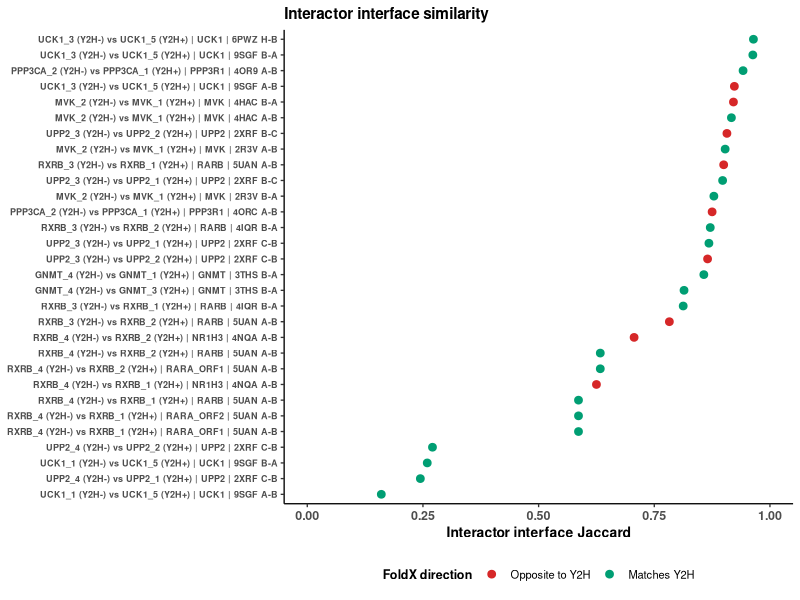
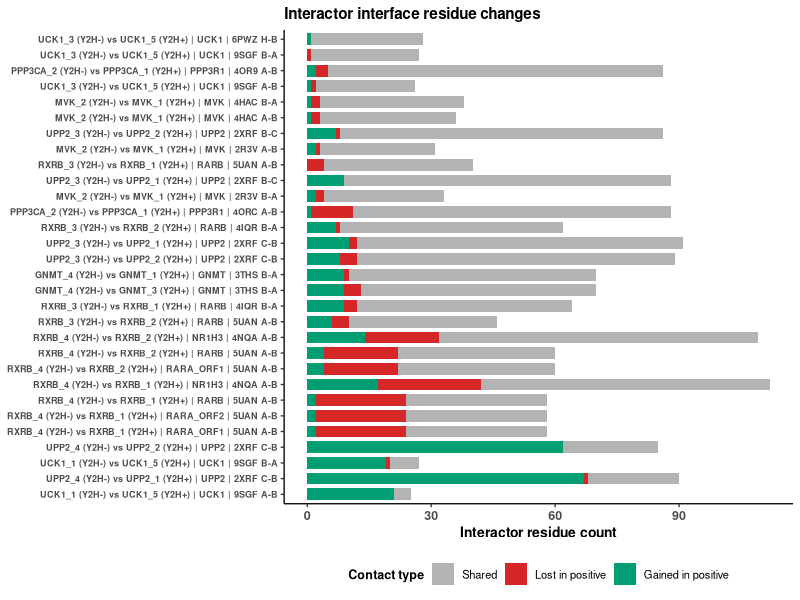
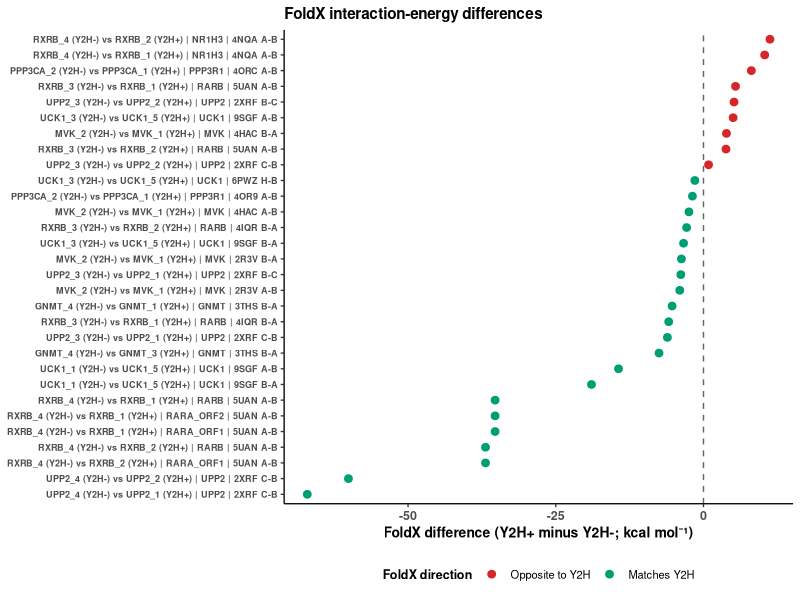
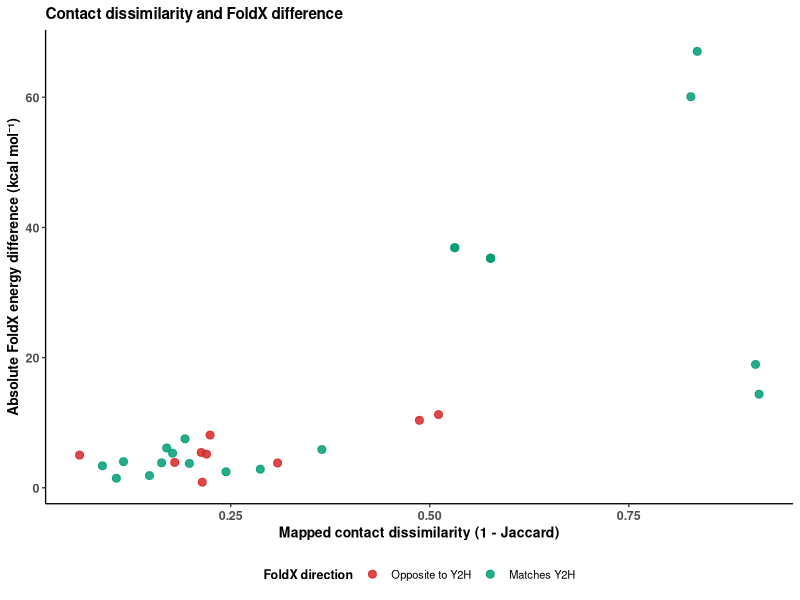
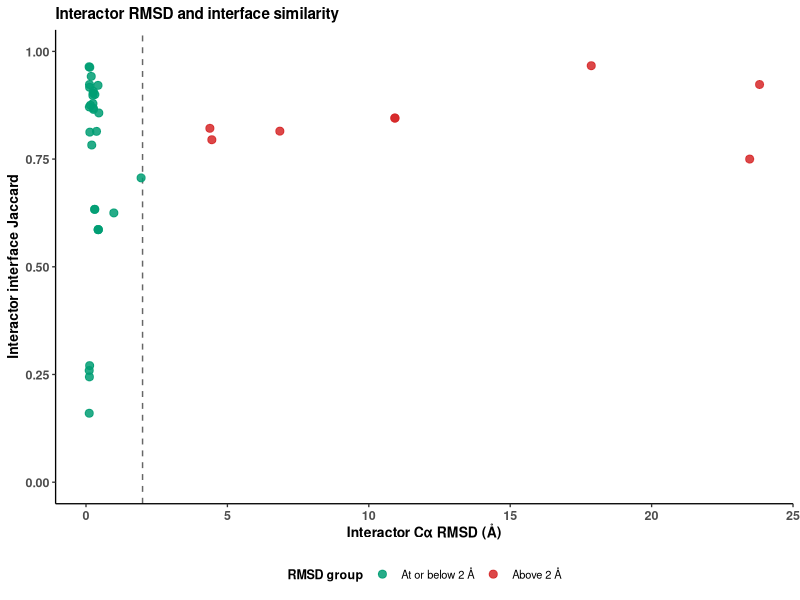

These figures' R source, in order:
library(ggplot2)

# Run this script from the repository root directory

# Reads the complete comparison results as a tab-separated table [1]
summary_df <- read.delim(
  "summary_results/all_results.tsv",
  check.names = FALSE
)

# Converts the experimental results into short labels
# These labels are written beside their matching isoform names
summary_df$Y2H_1 <- ifelse(
  summary_df$Interaction_Found_1 == "positive",
  "Y2H+",
  "Y2H-"
)

summary_df$Y2H_2 <- ifelse(
  summary_df$Interaction_Found_2 == "positive",
  "Y2H+",
  "Y2H-"
)

# Makes one readable name for every structural comparison
# The template and directed chain pair separate repeated comparisons
summary_df$Comparison_Label <- paste0(
  summary_df$Iso_1,
  " (", summary_df$Y2H_1, ") vs ",
  summary_df$Iso_2,
  " (", summary_df$Y2H_2, ") | ",
  summary_df$Inter_ID,
  " | ",
  summary_df$Base_Tpl,
  " ",
  summary_df$Tpl_Iso_Chain,
  "-",
  summary_df$Tpl_Inter_Chain
)

# Calculates the two values that are only needed for plotting
summary_df$Mapped_Contact_Dissimilarity <- (
  1 - summary_df$Mapped_Contact_Jaccard
)

summary_df$Absolute_FoldX_Energy_Difference <- abs(
  summary_df$FoldX_Energy_Difference_Positive_Minus_Negative
)

# Labels comparisons using the final interactor Cα RMSD threshold
summary_df$RMSD_Group <- ifelse(
  summary_df$Inter_CA_RMSD <= 2,
  "At or below 2 Å",
  "Above 2 Å"
)

# Sets the order used in the RMSD legend [3]
summary_df$RMSD_Group <- factor(
  summary_df$RMSD_Group,
  levels = c("At or below 2 Å", "Above 2 Å")
)

# Keeps only comparisons that passed the final structural threshold
# These rows are used in every figure except the RMSD threshold figure
reliable_df <- summary_df[
  summary_df$Inter_CA_RMSD <= 2,
]

# Output folder for the summary figures
summary_dir <- "figures/summary"
dir.create(
  summary_dir,
  recursive = TRUE,
  showWarnings = FALSE
)

# Uses one simple paper style for every figure [2, 4]
# Axis titles and tick labels are bold to improve readability
# Legend titles such as FoldX direction and Contact type are also bold
paper_theme <- theme_classic(base_size = 10) +
  theme(
    plot.title = element_text(size = 11, face = "bold"),
    axis.title = element_text(size = 10, face = "bold"),
    axis.text = element_text(size = 9, face = "bold"),
    legend.title = element_text(size = 9, face = "bold"),
    legend.position = "bottom"
  )

# Uses the same result-direction colors in all FoldX figures [8]
direction_colors <- c(
  "yes" = "#009E73",
  "no" = "#D62728"
)


# Ranks comparisons from low to high interface similarity
ranked_df <- reliable_df[
  order(reliable_df$Inter_Interface_Jaccard),
]

# Keeps the ranked order on the vertical axis [3]
ranked_df$Comparison_Label <- factor(
  ranked_df$Comparison_Label,
  levels = ranked_df$Comparison_Label
)

# Draws one point for every reliable structural comparison [2, 5]
# labs gives the plot, axis and legend their readable names [9]
ranked_plot <- ggplot(
  ranked_df,
  aes(
    x = Inter_Interface_Jaccard,
    y = Comparison_Label,
    color = FoldX_Direction_Matches_Y2H
  )
) +
  geom_point(size = 2.3) +
  scale_color_manual(
    values = direction_colors,
    breaks = c("no", "yes"),
    labels = c(
      "no" = "Opposite to Y2H",
      "yes" = "Matches Y2H"
    )
  ) +
  scale_x_continuous(limits = c(0, 1)) +
  labs(
    title = "Interactor interface similarity",
    x = "Interactor interface Jaccard",
    y = NULL,
    color = "FoldX direction"
  ) +
  paper_theme +
  theme(
    axis.text.y = element_text(size = 6.5, face = "bold")
  )

# Saves the figure as a high-resolution PNG image [10]
ggsave(
  file.path(summary_dir, "ranked_interface_jaccard.png"),
  ranked_plot,
  width = 8.2,
  height = 9.5,
  dpi = 300,
  bg = "white"
)


# Puts the shared, lost and gained residue counts into one table
# rbind places the three contact types below each other
residue_df <- rbind(
  data.frame(
    Comparison_Label = reliable_df$Comparison_Label,
    Contact_Type = "Shared",
    Residue_Count = reliable_df$Shared_Inter_Interface_Residue_Count
  ),
  data.frame(
    Comparison_Label = reliable_df$Comparison_Label,
    Contact_Type = "Lost in positive",
    Residue_Count = reliable_df$Lost_Inter_Interface_Residue_Count
  ),
  data.frame(
    Comparison_Label = reliable_df$Comparison_Label,
    Contact_Type = "Gained in positive",
    Residue_Count = reliable_df$Gained_Inter_Interface_Residue_Count
  )
)

# Uses the same comparison order as the Jaccard figure [3]
residue_df$Comparison_Label <- factor(
  residue_df$Comparison_Label,
  levels = levels(ranked_df$Comparison_Label)
)

# Sets the contact order used in the legend and stacked bars [3]
residue_df$Contact_Type <- factor(
  residue_df$Contact_Type,
  levels = c(
    "Shared",
    "Lost in positive",
    "Gained in positive"
  )
)

# Uses gray for shared, red for lost and green for gained residues [8]
contact_colors <- c(
  "Shared" = "#B3B3B3",
  "Lost in positive" = "#D62728",
  "Gained in positive" = "#009E73"
)

# Draws the observed residue counts without another calculation [6]
residue_plot <- ggplot(
  residue_df,
  aes(
    x = Residue_Count,
    y = Comparison_Label,
    fill = Contact_Type
  )
) +
  geom_col(width = 0.75) +
  scale_fill_manual(values = contact_colors) +
  labs(
    title = "Interactor interface residue changes",
    x = "Interactor residue count",
    y = NULL,
    fill = "Contact type"
  ) +
  paper_theme +
  theme(
    axis.text.y = element_text(size = 6.5, face = "bold")
  )

# Saves the figure as a high-resolution PNG image [10]
ggsave(
  file.path(
    summary_dir,
    "interactor_interface_residue_changes.png"
  ),
  residue_plot,
  width = 8.2,
  height = 9.5,
  dpi = 300,
  bg = "white"
)


# Orders comparisons by the signed FoldX difference
foldx_df <- reliable_df[
  order(
    reliable_df$FoldX_Energy_Difference_Positive_Minus_Negative
  ),
]

# Keeps the FoldX ranking on the vertical axis [3]
foldx_df$Comparison_Label <- factor(
  foldx_df$Comparison_Label,
  levels = foldx_df$Comparison_Label
)

# Draws negative values left and positive values right of zero [5, 7]
foldx_plot <- ggplot(
  foldx_df,
  aes(
    x = FoldX_Energy_Difference_Positive_Minus_Negative,
    y = Comparison_Label,
    color = FoldX_Direction_Matches_Y2H
  )
) +
  geom_vline(
    xintercept = 0,
    linetype = "dashed",
    color = "#666666"
  ) +
  geom_point(size = 2.3) +
  scale_color_manual(
    values = direction_colors,
    breaks = c("no", "yes"),
    labels = c(
      "no" = "Opposite to Y2H",
      "yes" = "Matches Y2H"
    )
  ) +
  labs(
    title = "FoldX interaction-energy differences",
    x = "FoldX difference (Y2H+ minus Y2H-; kcal mol\u207B\u00B9)",
    y = NULL,
    color = "FoldX direction"
  ) +
  paper_theme +
  theme(
    axis.text.y = element_text(size = 6.5, face = "bold")
  )

# Saves the figure as a high-resolution PNG image [10]
ggsave(
  file.path(summary_dir, "foldx_energy_differences.png"),
  foldx_plot,
  width = 8.2,
  height = 9.5,
  dpi = 300,
  bg = "white"
)


# Compares mapped-contact dissimilarity with FoldX difference magnitude
# Only comparisons within the 2 Å threshold are used here
foldx_contact_plot <- ggplot(
  reliable_df,
  aes(
    x = Mapped_Contact_Dissimilarity,
    y = Absolute_FoldX_Energy_Difference,
    color = FoldX_Direction_Matches_Y2H
  )
) +
  geom_point(size = 2.4, alpha = 0.85) +
  scale_color_manual(
    values = direction_colors,
    breaks = c("no", "yes"),
    labels = c(
      "no" = "Opposite to Y2H",
      "yes" = "Matches Y2H"
    )
  ) +
  labs(
    title = "Contact dissimilarity and FoldX difference",
    x = "Mapped contact dissimilarity (1 - Jaccard)",
    y = "Absolute FoldX energy difference (kcal mol\u207B\u00B9)",
    color = "FoldX direction"
  ) +
  paper_theme

# Saves the figure as a high-resolution PNG image [10]
ggsave(
  file.path(summary_dir, "contact_dissimilarity_vs_foldx.png"),
  foldx_contact_plot,
  width = 6.2,
  height = 4.8,
  dpi = 300,
  bg = "white"
)


# Uses green for comparisons within the threshold and red above it [8]
rmsd_colors <- c(
  "At or below 2 Å" = "#009E73",
  "Above 2 Å" = "#D62728"
)

# Shows all comparisons so the 2 Å threshold remains visible [5, 7]
rmsd_plot <- ggplot(
  summary_df,
  aes(
    x = Inter_CA_RMSD,
    y = Inter_Interface_Jaccard,
    color = RMSD_Group
  )
) +
  geom_vline(
    xintercept = 2,
    linetype = "dashed",
    color = "#666666"
  ) +
  geom_point(size = 2.4, alpha = 0.85) +
  scale_color_manual(
    values = rmsd_colors,
    breaks = c("At or below 2 Å", "Above 2 Å")
  ) +
  scale_y_continuous(limits = c(0, 1)) +
  labs(
    title = "Interactor RMSD and interface similarity",
    x = "Interactor Cα RMSD (Å)",
    y = "Interactor interface Jaccard",
    color = "RMSD group"
  ) +
  paper_theme

# Saves the figure as a high-resolution PNG image [10]
ggsave(
  file.path(summary_dir, "rmsd_vs_interface_jaccard.png"),
  rmsd_plot,
  width = 6.2,
  height = 4.8,
  dpi = 300,
  bg = "white"
)


######### REFERENCES #########
# 1 - https://www.stat.ethz.ch/R-manual/R-devel/library/utils/html/read.table.html
# 2 - https://ggplot2.tidyverse.org/reference/ggplot.html
# 3 - https://stat.ethz.ch/R-manual/R-devel/library/base/html/factor.html
# 4 - https://ggplot2.tidyverse.org/reference/theme.html
# 5 - https://ggplot2.tidyverse.org/reference/geom_point.html
# 6 - https://ggplot2.tidyverse.org/reference/geom_bar.html
# 7 - https://ggplot2.tidyverse.org/reference/geom_abline.html
# 8 - https://ggplot2.tidyverse.org/reference/scale_manual.html
# 9 - https://ggplot2.tidyverse.org/reference/labs.html
# 10 - https://ggplot2.tidyverse.org/reference/ggsave.html
